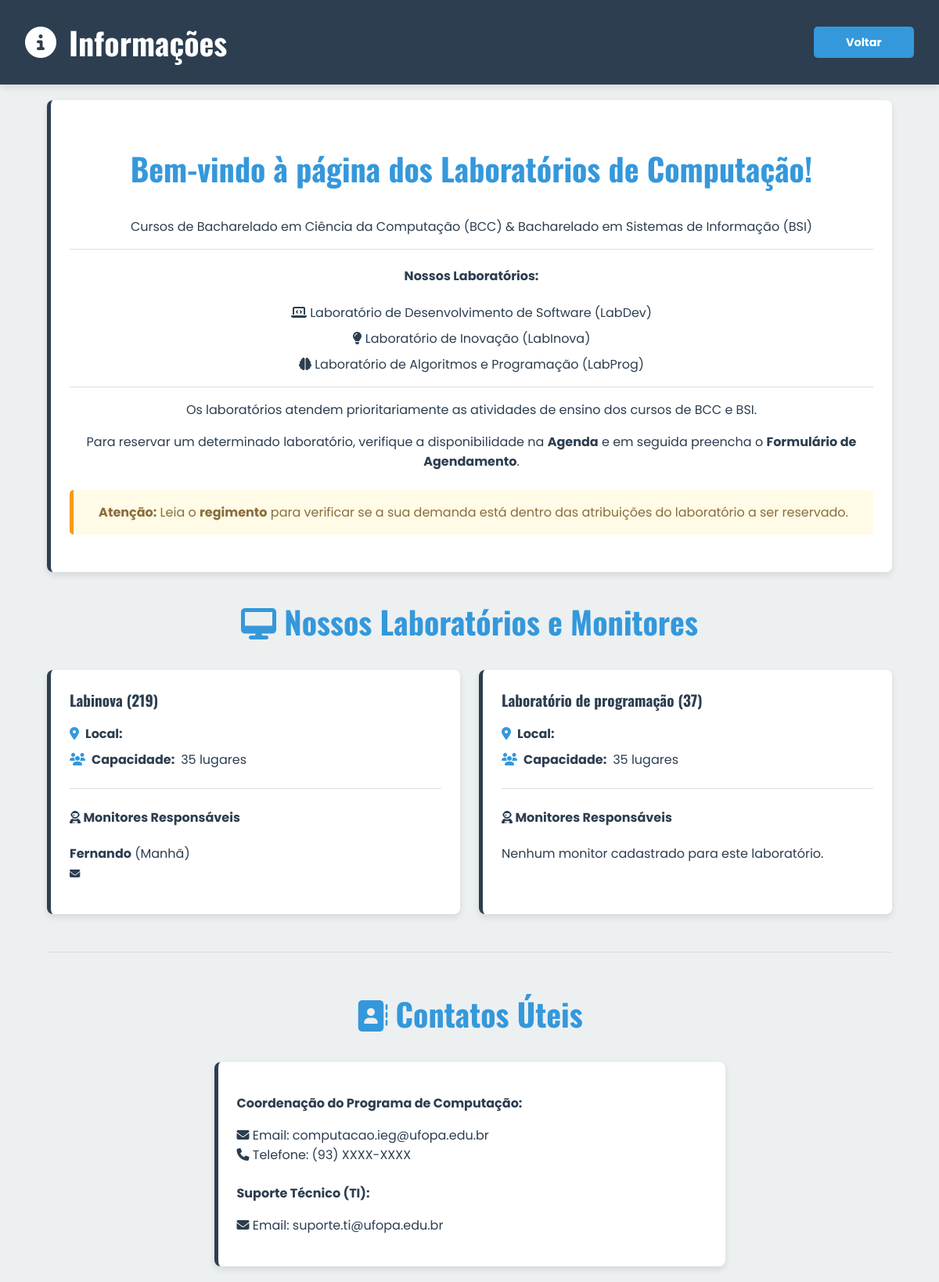
Page /informacoes.php on the earlier database version.
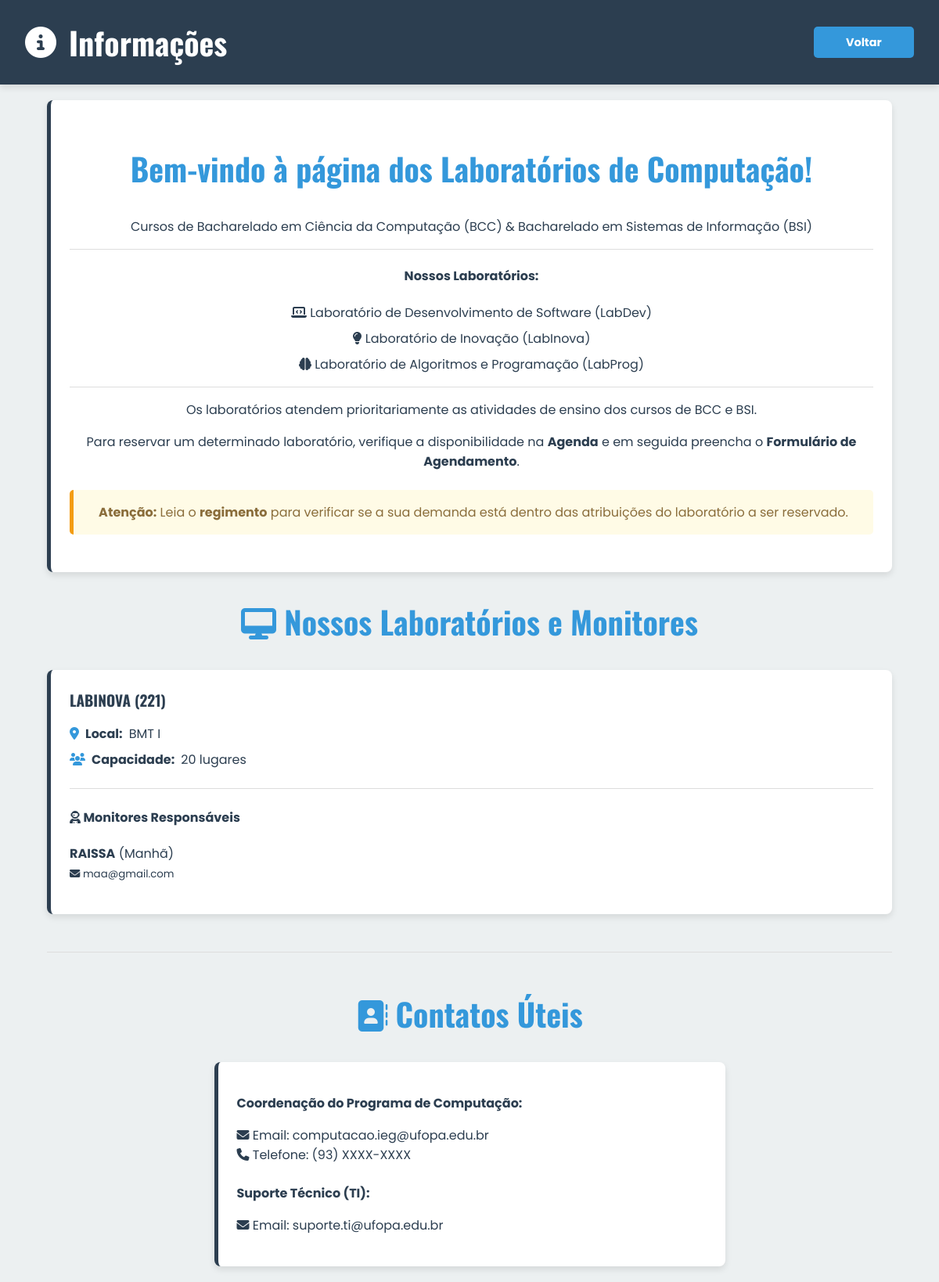
Same page on the later database version.
### tables this page shows
CREATE TABLE `laboratorios` (
  `id` int(11) NOT NULL,
  `nome` varchar(100) NOT NULL,
  `capacidade` int(11) DEFAULT NULL,
  `numero` varchar(255) NOT NULL,
  `projetor` tinyint(1) NOT NULL DEFAULT 0,
  `localizacao` varchar(255) DEFAULT NULL
);

CREATE TABLE `monitores` (
  `id` int(11) NOT NULL,
  `nome` varchar(255) NOT NULL,
  `matricula` varchar(255) NOT NULL,
  `turno` varchar(50) NOT NULL,
  `laboratorio_id` int(11) NOT NULL,
  `email` varchar(255) NOT NULL,
  `telefone` varchar(20) DEFAULT NULL
);

### informacoes.php (the view, shortened to what this page needs)
<?php
require_once "db.php";
$labs = $conexao->query("SELECT * FROM laboratorios ORDER BY numero")->fetchAll(PDO::FETCH_ASSOC);
$monitores = $conexao->query(
    "SELECT m.nome, m.email, m.turno, m.laboratorio_id
     FROM monitores m"
)->fetchAll(PDO::FETCH_ASSOC);
$labs_com_monitores = [];
foreach ($labs as $lab) {
    $labs_com_monitores[$lab['id']] = $lab;
    $labs_com_monitores[$lab['id']]['monitores'] = [];
}
foreach ($monitores as $monitor) {
    if (isset($labs_com_monitores[$monitor['laboratorio_id']])) {
        $labs_com_monitores[$monitor['laboratorio_id']]['monitores'][] = $monitor;
    }
}
?>
<!DOCTYPE html>
<html lang="pt-br">
<head>
  <link rel="stylesheet" href="css/style.css?v=1.2">
  <link rel="stylesheet" href="https://cdnjs.cloudflare.com/ajax/libs/font-awesome/6.4.0/css/all.min.css">
</head>
<body>
  <div class="header">
    <h1><i class="fas fa-info-circle"></i> Informações</h1>
    <a href="index.php" class="btn">Voltar</a>
  </div>
  <div class="container">
    <div class="card" style="text-align: center; margin-bottom: 2rem; padding: 1.5rem;">
        <h2>Bem-vindo à página dos Laboratórios de Computação!</h2>
        <p>Cursos de Bacharelado em Ciência da Computação (BCC) & Bacharelado em Sistemas de Informação (BSI)</p>
        <hr style="margin: 1rem 0;">
        <h4>Nossos Laboratórios:</h4>
        <ul style="list-style: none; padding: 0; margin: 1rem 0;">
            <li style="margin-bottom: 0.5rem;"><i class="fas fa-laptop-code"></i> Laboratório de Desenvolvimento de Software (LabDev)</li>
            <li style="margin-bottom: 0.5rem;"><i class="fas fa-lightbulb"></i> Laboratório de Inovação (LabInova)</li>
            <li><i class="fas fa-brain"></i> Laboratório de Algoritmos e Programação (LabProg)</li>
        </ul>
        <hr style="margin: 1rem 0;">
        <p>Os laboratórios atendem prioritariamente as atividades de ensino dos cursos de BCC e BSI.</p>
        <p>Para reservar um determinado laboratório, verifique a disponibilidade na <a href="agenda.php"><strong>Agenda</strong></a> e em seguida preencha o <a href="agendamentos.php"><strong>Formulário de Agendamento</strong></a>.</p>
        <div class="alert" style="background-color: #fffbe6; border-left-color: #f39c12; color: #8a6d3b; margin-top: 1.5rem;">
            <strong>Atenção:</strong> Leia o <a href="regimento.php" target="_blank"><strong>regimento</strong></a> para verificar se a sua demanda está dentro das atribuições do laboratório a ser reservado.
        </div>
    </div>
    <h2><i class="fas fa-desktop"></i> Nossos Laboratórios e Monitores</h2>
    <div class="dashboard-cards">
        <?php foreach ($labs_com_monitores as $lab): ?>
            <div class="card" style="padding: 0; overflow: hidden;">
                <div style="padding: 1.5rem;">
                    <h3><?= htmlspecialchars($lab['nome']) ?> (<?= $lab['numero'] ?>)</h3>
                    <div class="lab-info"><i class="fas fa-map-marker-alt"></i> <strong>Local:</strong> <?= htmlspecialchars($lab['localizacao']) ?></div>
                    <div class="lab-info"><i class="fas fa-users"></i> <strong>Capacidade:</strong> <?= htmlspecialchars($lab['capacidade']) ?> lugares</div>
                    <hr style="margin: 1.5rem 0;">
                    <h4><i class="fas fa-user-astronaut"></i> Monitores Responsáveis</h4>
                    <?php if (empty($lab['monitores'])): ?>
                        <p>Nenhum monitor cadastrado para este laboratório.</p>
                    <?php else: ?>
                        <ul style="list-style: none; padding-left: 0;">
                            <?php foreach ($lab['monitores'] as $monitor): ?>
                                <li style="margin-bottom: 0.8rem;">
                                    <strong><?= htmlspecialchars($monitor['nome']) ?></strong> (<?= ucfirst($monitor['turno']) ?>)<br>
                                    <small><i class="fas fa-envelope"></i> <?= htmlspecialchars($monitor['email']) ?></small>
                                </li>
                            <?php endforeach; ?>
                        </ul>
                    <?php endif; ?>
                </div>
            </div>
        <?php endforeach; ?>
    </div>
    <hr>
    <h2><i class="fas fa-address-book"></i> Contatos Úteis</h2>
    <div class="card" style="max-width: 600px; margin: 0 auto;">
        <p><strong>Coordenação do Programa de Computação:</strong></p>
        <ul style="list-style: none; padding-left: 0;">
            <li><i class="fas fa-envelope"></i> Email: <a href="mailto:computacao.ieg@ufopa.edu.br">computacao.ieg@ufopa.edu.br</a></li>
            <li><i class="fas fa-phone"></i> Telefone: (93) XXXX-XXXX</li>
        </ul>
        <p style="margin-top: 1.5rem;"><strong>Suporte Técnico (TI):</strong></p>
        <ul style="list-style: none; padding-left: 0;">
            <li><i class="fas fa-envelope"></i> Email: <a href="mailto:suporte.ti@ufopa.edu.br">suporte.ti@ufopa.edu.br</a></li>
        </ul>
    </div>
  </div>
</body>
</html>

Differences in the rows shown:
removed laboratorios: nome "Labinova", numero "219", capacidade "35"
no longer on this page (row edited): monitores: nome "Fernando", turno "Manhã", shown under "Labinova"
removed laboratorios: nome "Laboratório de programação", numero "37", capacidade "35", shows "Nenhum monitor cadastrado para este laboratório."
added laboratorios: nome "LABINOVA", numero "221", localizacao "BMT I", capacidade "20"
added monitores: nome "RAISSA", turno "Manhã", email "maa@gmail.com", shown under "LABINOVA"
